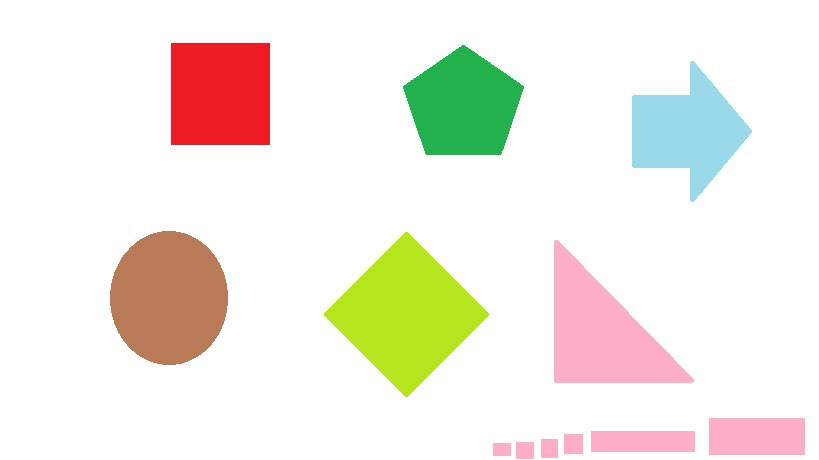
//> input picture 11_Ccolored_Object_detection/11.ColorBox1.jpg, 819 x 460 px, given in place of the camera
$ ./6.Mixing_of_Frames   (built with g++ and OpenCV 4)
//> lines starting //> are read from the running program, lines starting //| are printed output that depends on the picture; pictures that were not available may be replaced by others from this repository, and a replacement may not be noted
#include <iostream>
#include "opencv2\opencv.hpp"

using namespace cv;
using namespace std;
//By Shridhar Kini(Subscribe to: OpenCVstyle in YouTube)
int main( int argc, char** argv )
{
	VideoCapture camera(0);
	VideoCapture file1("K:/videoSongs/Akcent_Chimie_Intre_Noi.mp4");//do not use backward slash(\)
	if(!camera.isOpened())
	{
		cerr<<"Camera did not loaded properly"<<endl;
		return -1;
	}
	if(!file1.isOpened())
	{
		cerr<<"file1 could not be opened";
		return -1;
	}
	Mat CamFrame,file1Frame;
	camera.set(CV_CAP_PROP_FRAME_WIDTH,640);
	camera.set(CV_CAP_PROP_FRAME_HEIGHT,480);
	namedWindow("MixedFrames");
	while(1)
	{
		camera>>CamFrame;//capturing frame from camera
//> CamFrame is the input picture: 460 rows x 819 cols, CV_8UC3; mean B, G, R 227.7, 236.8, 241.3
		if(CamFrame.empty())
		{
			cout<<camera.get(CV_CAP_PROP_FRAME_WIDTH)<<"X"<<camera.get(CV_CAP_PROP_FRAME_HEIGHT);
			cerr<<"Could not load frame"<<endl;
			continue;
		}
		if(!file1.grab())
		{
			cerr<<"no frame in file1"<<endl;
			return -1;
		}
		file1.read(file1Frame);//capturing frame from file1

		//resize the video's from file so that it can fit into proper rectangle
		Mat t(480,640,CV_8UC3);
		resize(file1Frame,t,t.size(),0,0,CV_INTER_AREA);

		Mat finalFrame(960,640,CV_8UC3); // resulting frame
		finalFrame.setTo(0);
		vector<Mat> camPlanes,file1Planes,finalPlanes;// to access each pixel values vector type of Mat is needed

		//split the rgb components into vector variable
		split(CamFrame,camPlanes);
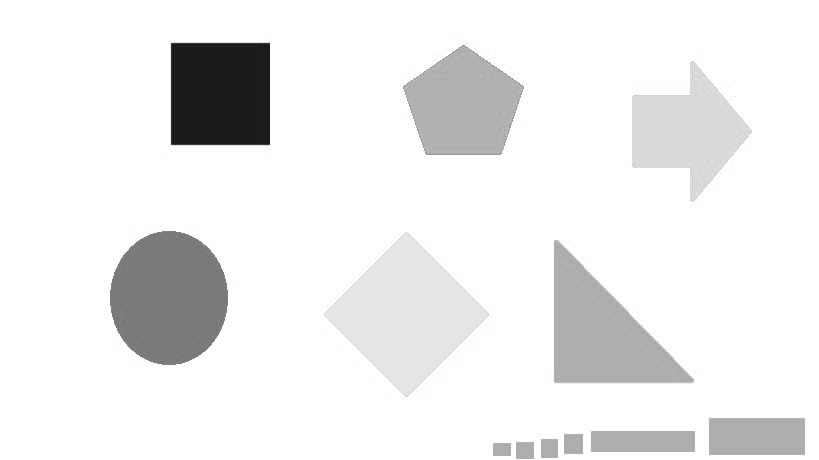
//> camPlanes[1]: 460 rows x 819 cols, CV_8UC1; min 17, max 255, mean 236.8
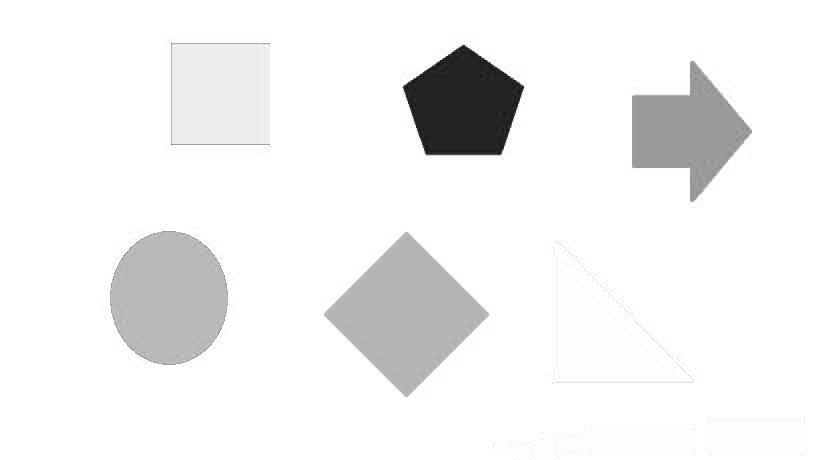
//> camPlanes[2]: 460 rows x 819 cols, CV_8UC1; min 10, max 255, mean 241.3
		split(t,file1Planes);
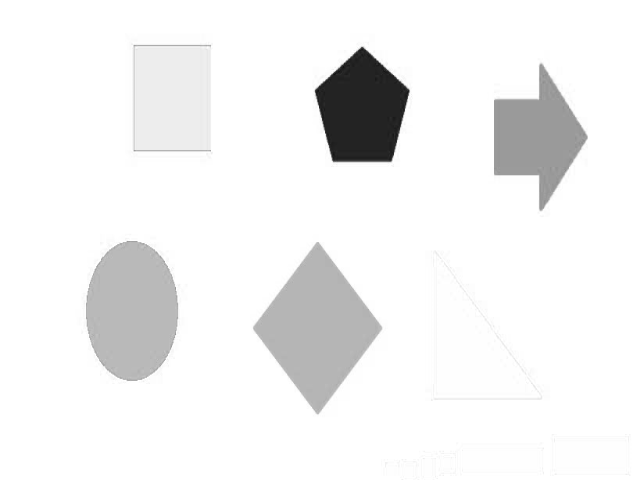
//> file1Planes[2]: 480 rows x 640 cols, CV_8UC1; min 17, max 255, mean 241.3
		split(finalFrame,finalPlanes);

		for(int i=0;i<3;i++)
		{
			for(int j=0;j<960;j++)
			{
				uchar* xCam;
				uchar* xfile1;
				uchar* xfinal = finalPlanes[i].ptr<uchar>(j);
				if(j < 480)
				{
					xfile1= file1Planes[i].ptr<uchar>(j);
				}
				else
				{
						xCam= camPlanes[i].ptr<uchar>(j-480);
				}

				for(int k=0;k<640;k++)
				{
					if(j < 480)
					{
						xfinal[k] = xfile1[k] ;
					}
					else
					{
						xfinal[k] = xCam[k];
					}
				}
			}
		}
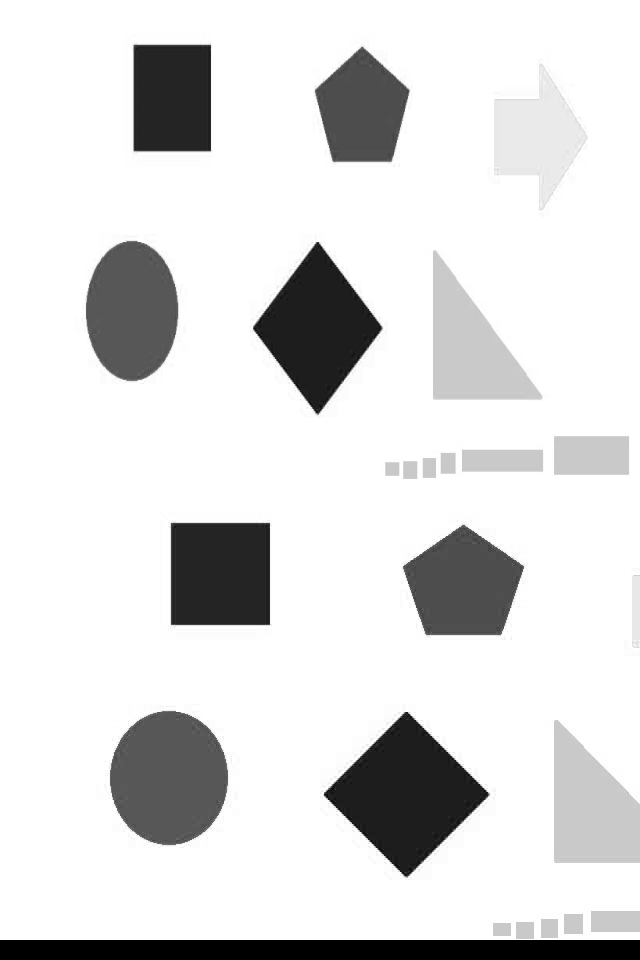
//> finalPlanes[0]: 960 rows x 640 cols, CV_8UC1; min 0, max 255, mean 220.1
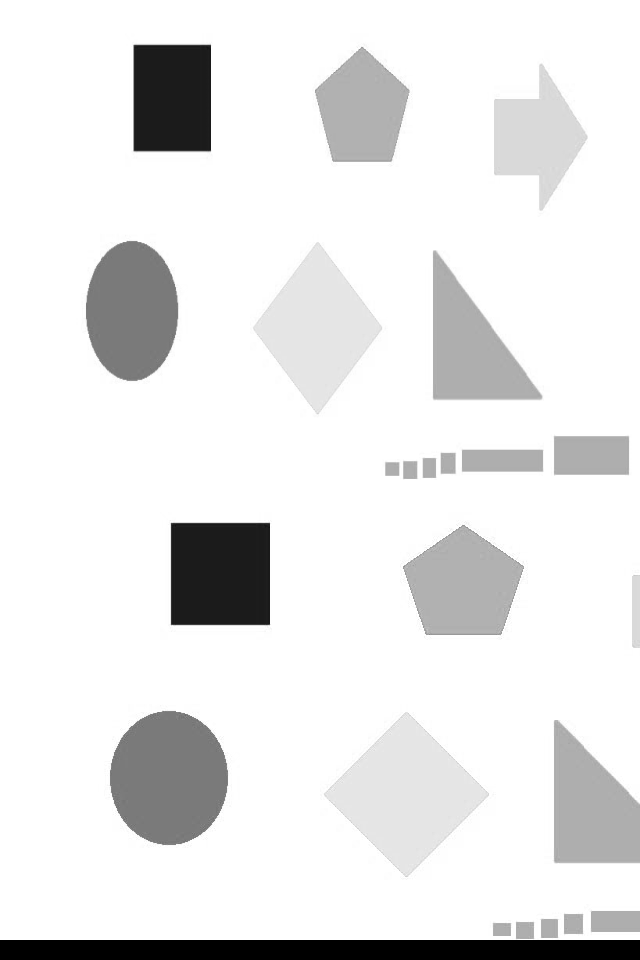
//> finalPlanes[1]: 960 rows x 640 cols, CV_8UC1; min 0, max 255, mean 230.8
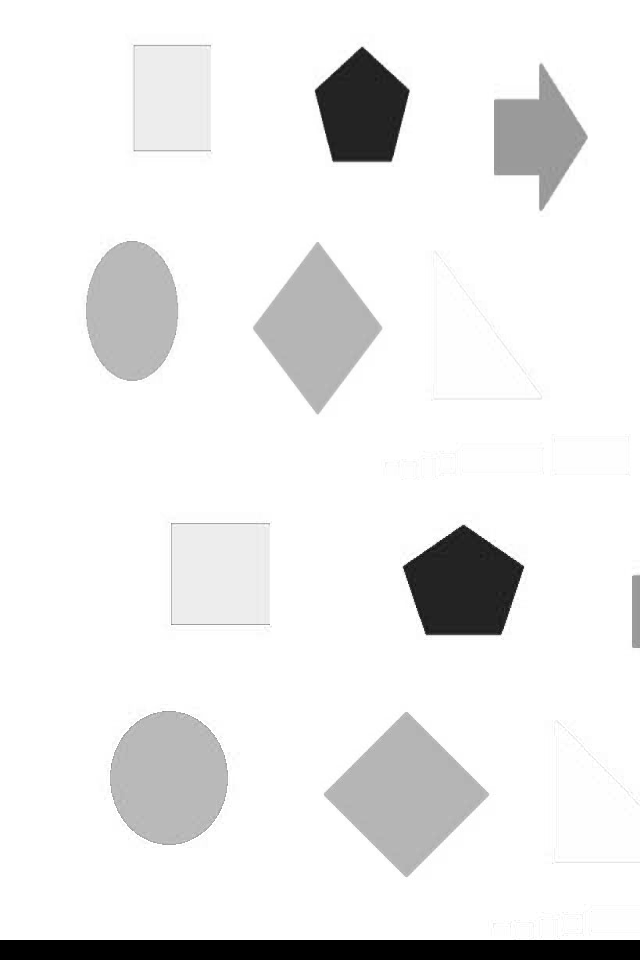
//> finalPlanes[2]: 960 rows x 640 cols, CV_8UC1; min 0, max 255, mean 235.9
		merge(finalPlanes,t);
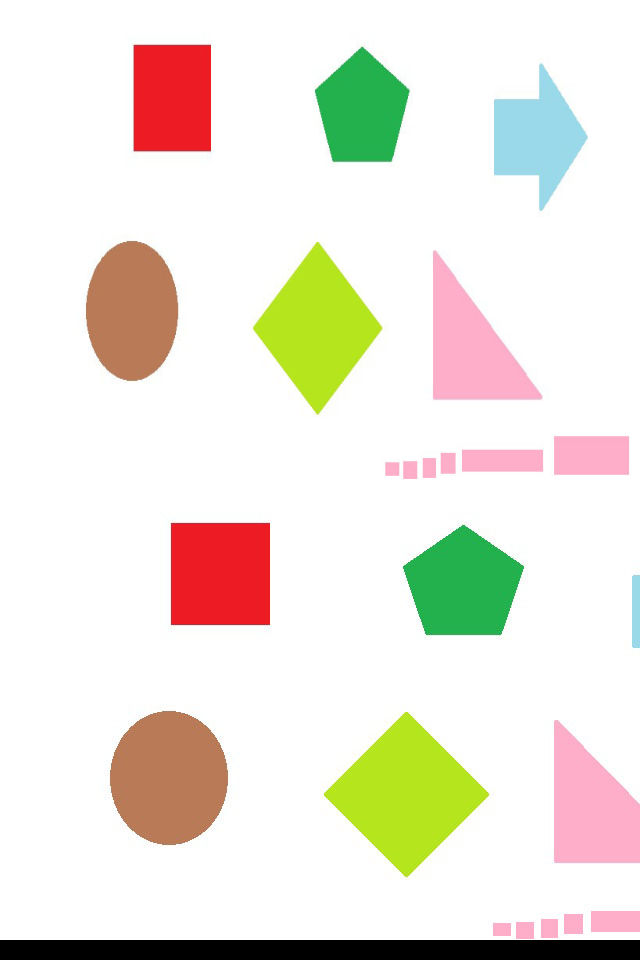
//> t: 960 rows x 640 cols, CV_8UC3; mean B, G, R 220.1, 230.8, 235.9
		imshow("MixedFrames",t);
		int key=waitKey(20);
//> the Esc key is pressed
		if(key == 27)
		{
			break;
		}
	}
	waitKey(0);
	return 0;
}
